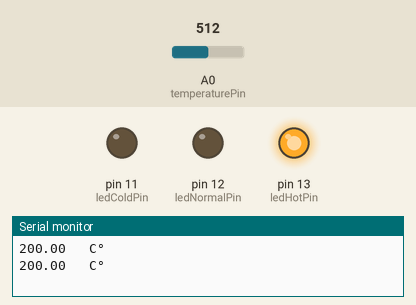
Bench run of a sketch on a simulated Arduino Uno, built with avr-gcc and run on an emulated ATmega328P. Parts: output pins drawn as LEDs (lit = HIGH), the last lines printed to the serial monitor. The test bench sets the inputs (shaded band); at power-on: A0 (temperaturePin) = 512.

Above: at 1.8 s.
1.9 s: A0 (temperaturePin) set to 171
3.4 s: A0 (temperaturePin) set to 155
At 5.2 s:
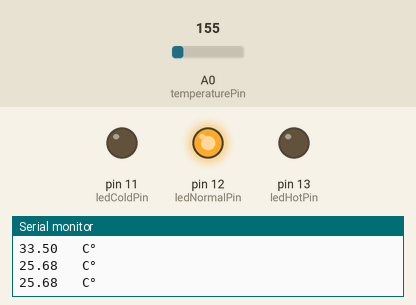
5.5 s: A0 (temperaturePin) set to 122
At 6.7 s:
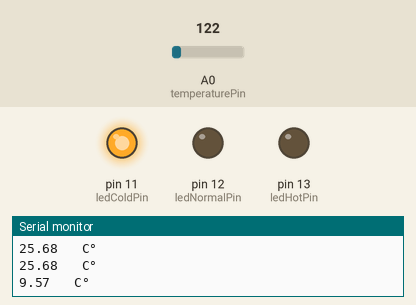
7.5 s: A0 (temperaturePin) set to 306
At 8.3 s:
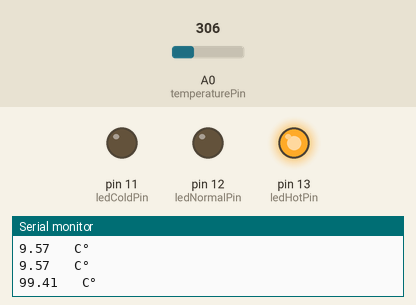
9.5 s: A0 (temperaturePin) set to 20
At 11.1 s:
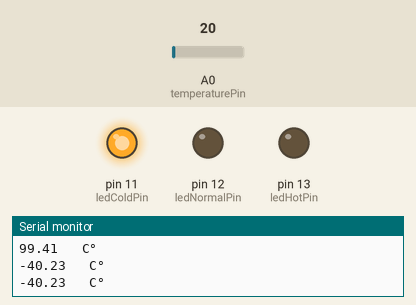
Timing chart, 0 to 12.5 s (numbered marks = the images above; inputs shaded):
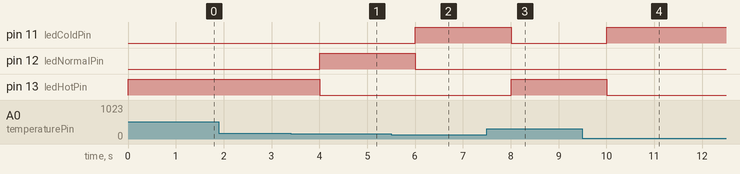

Measured:
- the behaviour switches between 164 and 163 on A0 (temperaturePin) (found by bisection; images 0 and 1)
- after the input at 3.4 s, pin 12 (ledNormalPin): LOW → HIGH after 0.60 s; pin 13 (ledHotPin): HIGH → LOW after 0.60 s
- after the input at 5.5 s, pin 11 (ledColdPin): LOW → HIGH after 0.50 s; pin 12 (ledNormalPin): HIGH → LOW after 0.50 s
- after the input at 7.5 s, pin 11 (ledColdPin): HIGH → LOW after 0.51 s; pin 13 (ledHotPin): LOW → HIGH after 0.51 s
- after the input at 9.5 s, pin 11 (ledColdPin): LOW → HIGH after 0.51 s; pin 13 (ledHotPin): HIGH → LOW after 0.51 s

The sketch:

sketch_temprature_indicator.ino
```cpp
/*
* written by Bankeen Mustafa
* a project for Java IoT course, in IntecBrussel
* 20/09/2019
*/
const int temperaturePin = A0;
const int ledColdPin = 11;
const int ledNormalPin = 12;
const int ledHotPin = 13;

const int COLD_HIGH_LIMIT = 20;
const int HOT_LOW_LIMIT = 30;

void setup()
{
  Serial.begin(9600);
  pinMode(ledColdPin, OUTPUT);
  pinMode(ledNormalPin, OUTPUT);
  pinMode(ledHotPin, OUTPUT);
}


void loop()
{
  float voltage, degreesC;
  voltage = getVoltage(temperaturePin);
  degreesC = getTemprature(voltage, 36); // 36 designates to TMP36 sensor

  Serial.print(degreesC);
  Serial.println("   C° ");

  updateLeds(degreesC);

  delay(1000); // repeat once per second (change as you wish!)
}

float getTemprature(float voltage, int sensorType) {
  switch (sensorType) {
    case 35: return (625.5/6.0) * voltage - (25.0/18.0); break;
    case 36: return 100.0 * voltage - 50.0; break;
    case 37: return 50.0 * voltage; break;
  }
}

float getVoltage(int pin)
{
  return (5.0 / 1024.0) * analogRead(pin);
  // This equation converts the 0 to 1023 value that analogRead()
  // returns, into a 0.0 to 5.0 value that is the true voltage
  // being read at that pin.
}

void updateLeds(float degreeC) {
  int cold = LOW;
  int normal = LOW;
  int hot = LOW;
  if (degreeC < COLD_HIGH_LIMIT) {
    cold = HIGH;
  } else
  if (degreeC < HOT_LOW_LIMIT) {
    normal = HIGH;
  } else {
    hot = HIGH;
  }
  digitalWrite(ledColdPin, cold);
  digitalWrite(ledNormalPin, normal);
  digitalWrite(ledHotPin, hot);
}
```
